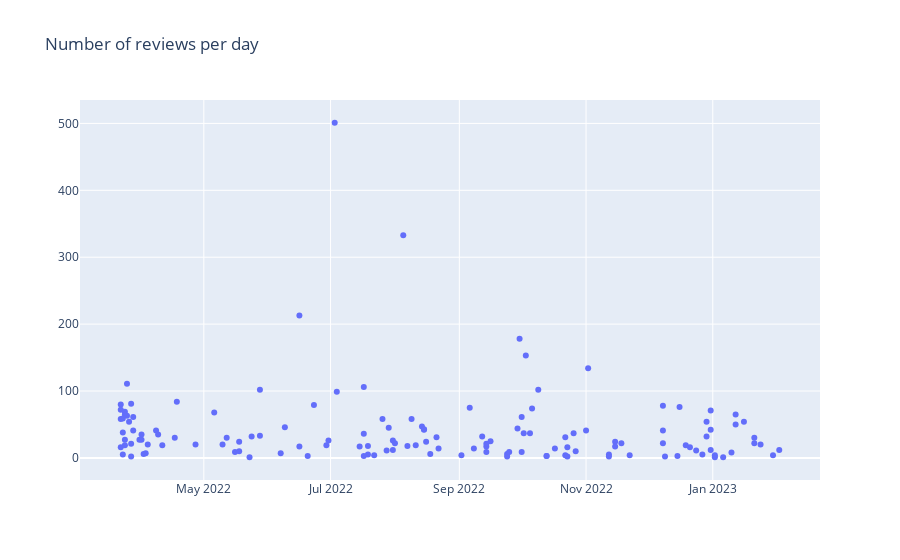

The notebook cell this image was saved under:
### Code cell
# Checking word count wrt date

fig=go.Figure(go.Scatter(x=new_df['date'], y=new_df['review'].apply(lambda x: len(x.split())),mode='markers')) 
fig.update_layout(title_text='Number of reviews per day')
fig.show()

### Figure 1 — Plotly figure (JSON) as saved in the notebook; plotly's stock layout.template omitted (floating-point values rounded to 4 significant figures; data arrays with more than 128 entries replaced by an {"elided": "..."} marker saying what was removed)
{"data": [{"mode": "markers", "type": "scatter", "x": {"elided": "139 str values"}, "y": {"elided": "139 int values"}}], "layout": {"title": {"text": "Number of reviews per day"}}}
